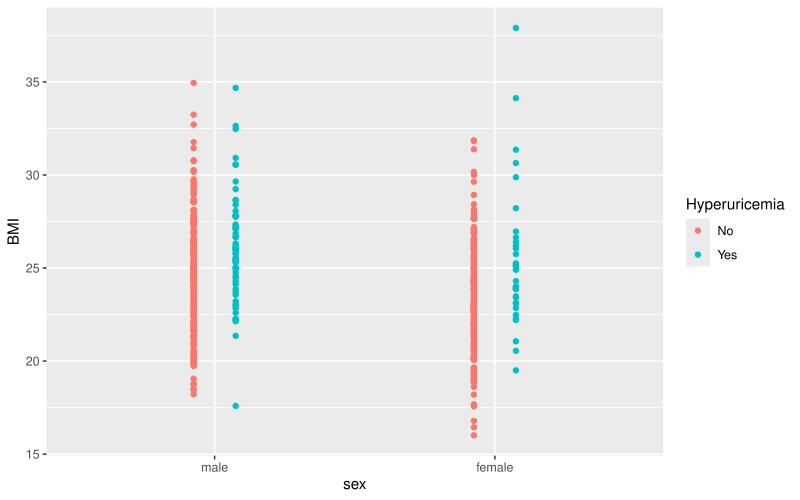

The R source for this figure:
# library(tidyverse)
library(openintro)

hyperuricemia.samp$Hyperuricemia = as.factor(hyperuricemia.samp$hu)

levels(hyperuricemia.samp$Hyperuricemia) = c("No", "Yes")
hyperuricemia.samp$BMI = hyperuricemia.samp$bmi

myPDF("bmiHuSexDotplot.pdf", 8.0, 5.0,
      mar = c(3.9, 7, 0.5, 0.2),
      mgp = c(2.4, 0.55, 0))


ggplot(data=hyperuricemia.samp, aes(x=sex, y=BMI, color=Hyperuricemia)) +
  geom_point(position=position_dodge(width=.3))

dev.off()
